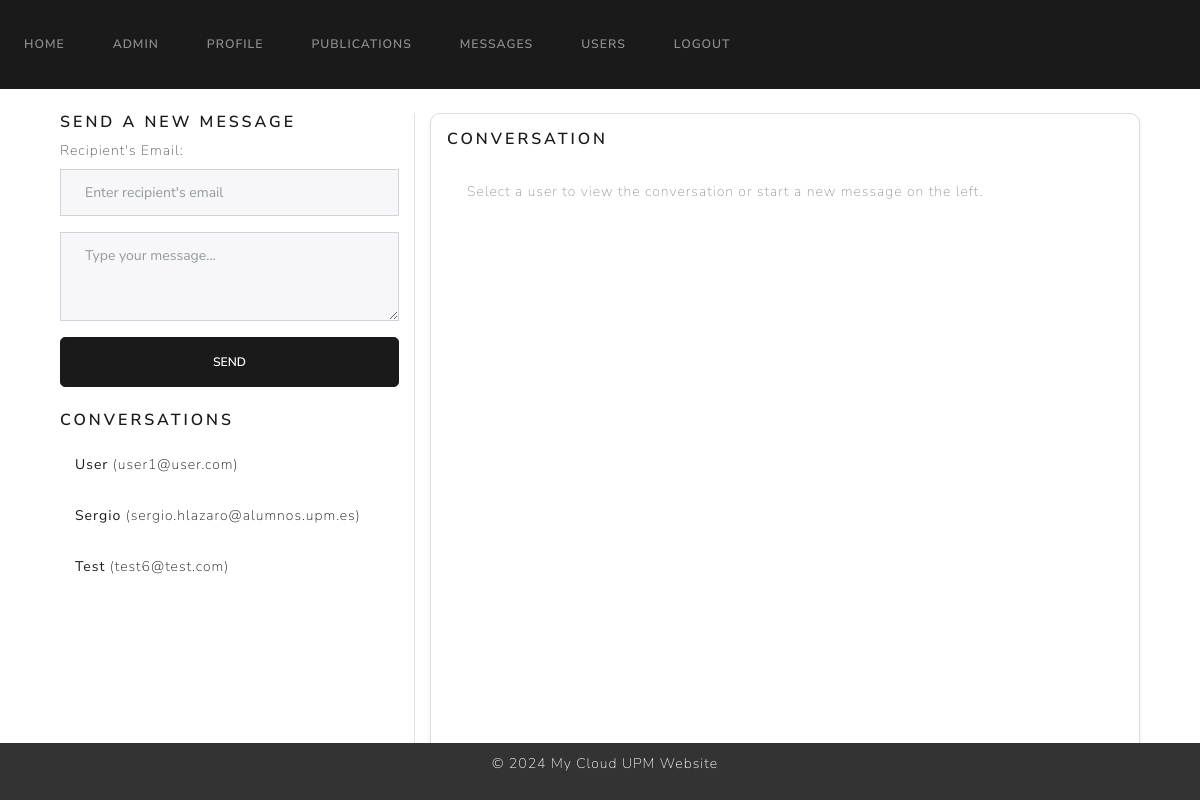
The page /messages?user_id=8 (signed in) on the database as committed earlier.
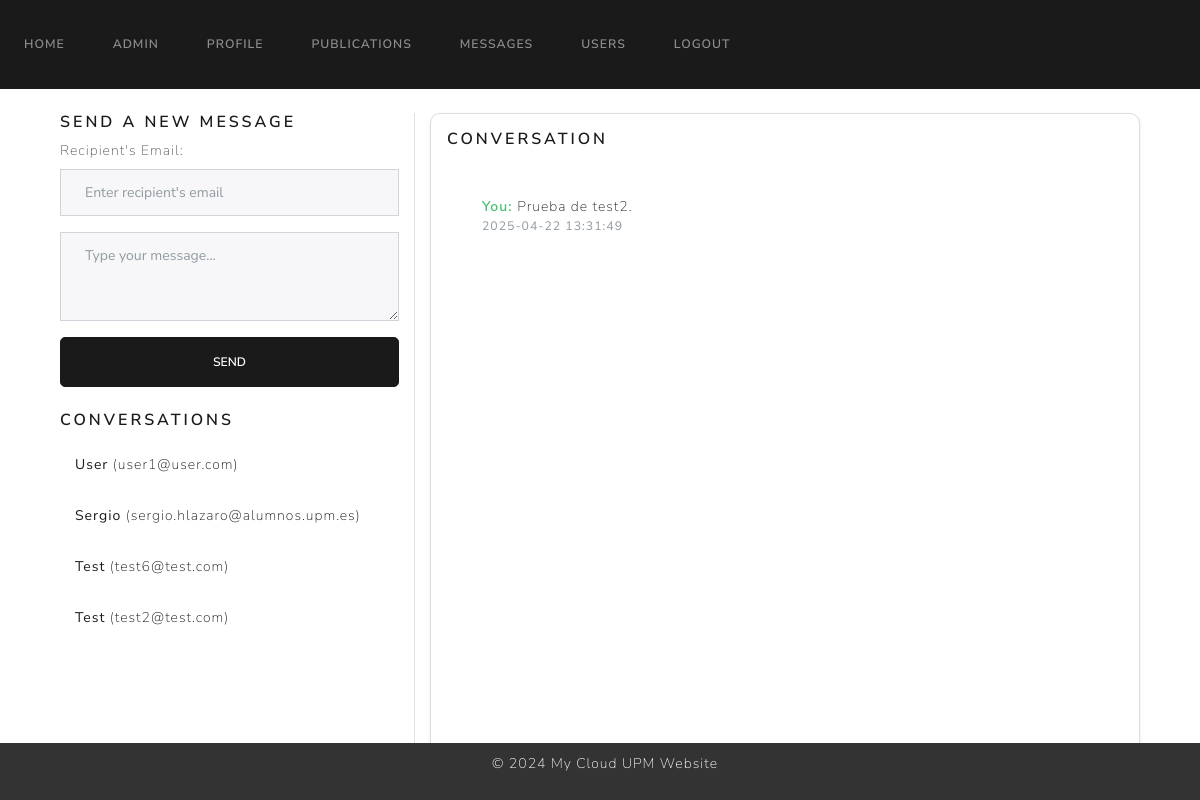
The same page on the database as committed later.
### website/models.py (models this page shows)
class User(UserMixin, db.Model):
    id = db.Column(db.Integer, primary_key=True)
    name = db.Column(db.String(100), unique=False, nullable=False)
    surname = db.Column(db.String(100), unique=False, nullable=False)
    email = db.Column(db.String(100), unique=True, nullable=False)
    password = db.Column(db.String(100), nullable=False)
    bio = db.Column(db.Text, default="This is my bio.")  # Bio field
    role = db.Column(db.Integer, nullable=False, default=1)  # 0 para admin, 1 para usuario regular
    is_blocked = db.Column(db.Boolean, nullable=False, default=False)  # Nuevo campo para indicar si el usuario está bloqueado
    profile_pic = db.Column(db.String(150), default='default.jpg')
    twitter = db.Column(db.String(255), nullable=True)    # Twitter URL
    linkedin = db.Column(db.String(255), nullable=True)   # LinkedIn URL
    publications = db.relationship('Publication')
    login_records = db.relationship('LoginRecord')

class Message(db.Model):
    id = db.Column(db.Integer, primary_key=True)
    sender_id = db.Column(db.Integer, db.ForeignKey('user.id'), nullable=False)
    receiver_id = db.Column(db.Integer, db.ForeignKey('user.id'), nullable=False)
    content = db.Column(db.Text, nullable=False)
    timestamp = db.Column(db.DateTime, default=func.now())
    sender = db.relationship('User', foreign_keys=[sender_id], backref='sent_messages')
    receiver = db.relationship('User', foreign_keys=[receiver_id], backref='received_messages')

### website/views.py (the view)
@views.route('/messages', methods=['GET'])
@login_required
def messages():
    users_contacted = User.query.filter(
        User.id != current_user.id,
        or_(
            and_(Message.sender_id == current_user.id, Message.receiver_id == User.id),
            and_(Message.receiver_id == current_user.id, Message.sender_id == User.id)
        )
    ).distinct().all()
    selected_user_id = request.args.get('user_id', type=int)
    conversation = None
    if selected_user_id:
        conversation = Message.query.filter(
            or_(
                and_(Message.sender_id == current_user.id, Message.receiver_id == selected_user_id),
                and_(Message.receiver_id == current_user.id, Message.sender_id == selected_user_id)
            )
        ).order_by(Message.timestamp).all()
    return render_template(
        'messages.html',
        user=current_user,
        users_contacted=users_contacted,
        conversation=conversation,
        selected_user_id=selected_user_id
    )

### website/templates/messages.html (shortened to what this page needs)
{% extends "base.html" %}
{% block content %}
<div class="container mt-4">
    <div class="row">
        <div class="col-md-4 border-end">
            <div class="mb-4">
                <h5 class="text-primary">Send a New Message</h5>
                <form method="POST" action="{{ url_for('views.send_message') }}">
                    <div class="mb-3">
                        <label for="receiver_email" class="form-label">Recipient's Email:</label>
                        <input type="email" name="receiver_email" class="form-control" placeholder="Enter recipient's email" required>
                    </div>
                    <div class="mb-3">
                        <textarea name="content" class="form-control" rows="3" placeholder="Type your message..." required></textarea>
                    </div>
                    <button type="submit" class="btn btn-primary w-100">Send</button>
                </form>
            </div>
            <div>
                <h5 class="text-primary">Conversations</h5>
                <ul class="list-group">
                    {% for user in users_contacted %}
                    <li class="list-group-item">
                        <a href="{{ url_for('views.messages', user_id=user.id) }}" class="text-decoration-none">
                            <strong>{{ user.name }}</strong> ({{ user.email }})
                        </a>
                    </li>
                    {% endfor %}
                </ul>
            </div>
        </div>
        <div class="col-md-8">
            <div class="card shadow-sm p-3">
                <h5 class="card-title text-primary">Conversation</h5>
                <div class="card-body" style="height: 625px; overflow-y: auto;">
                    {% if conversation %}
                    <ul class="list-group">
                        {% for message in conversation %}
                        <li class="list-group-item">
                            <strong class="{% if message.sender_id == current_user.id %}text-success{% else %}text-primary{% endif %}">
                                {% if message.sender_id == current_user.id %}You{% else %}{{ message.sender.name }}{% endif %}:
                            </strong>
                            <span>{{ message.content }}</span>
                            <small class="text-muted d-block">{{ message.timestamp }}</small>
                        </li>
                        {% endfor %}
                    </ul>
                    {% else %}
                    <p class="text-muted">Select a user to view the conversation or start a new message on the left.</p>
                    {% endif %}
                </div>
            </div>
        </div>
    </div>
</div>
{% endblock %}

Rows that differ between the two databases and show on the page:
now on this page (row unchanged): User: name "Test", email "test2@test.com"
added Message: shows "You", content "Prueba de test2.", timestamp "2025-04-22 13:31:49"
Other text that changed with them:
text no longer shown: "Select a user to view the conversation or start a new message on the left."
